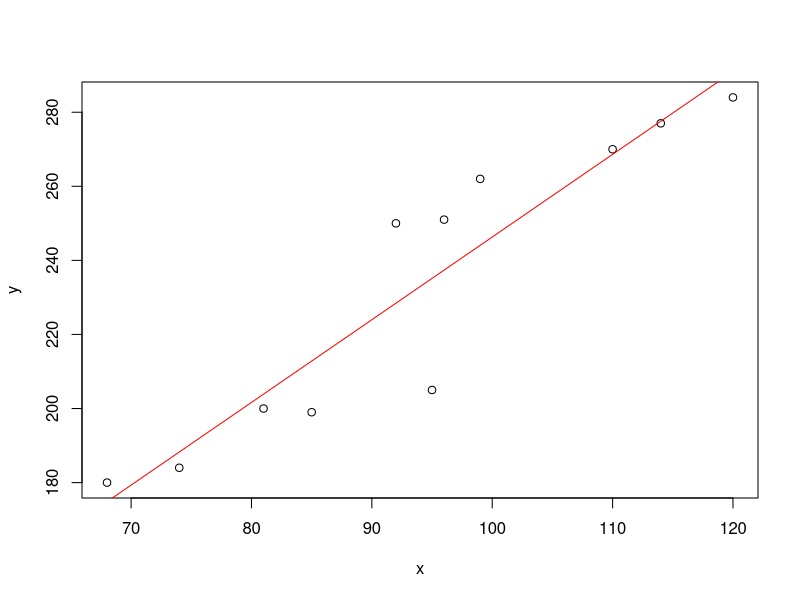
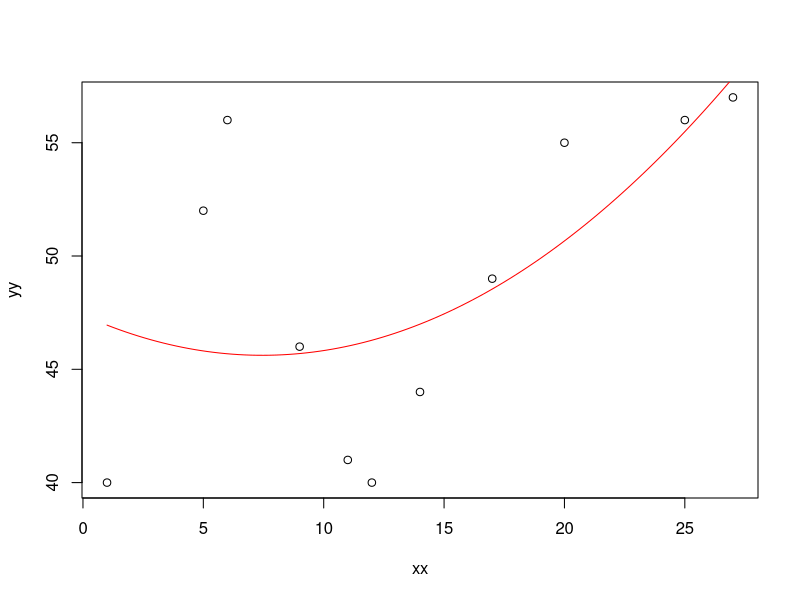
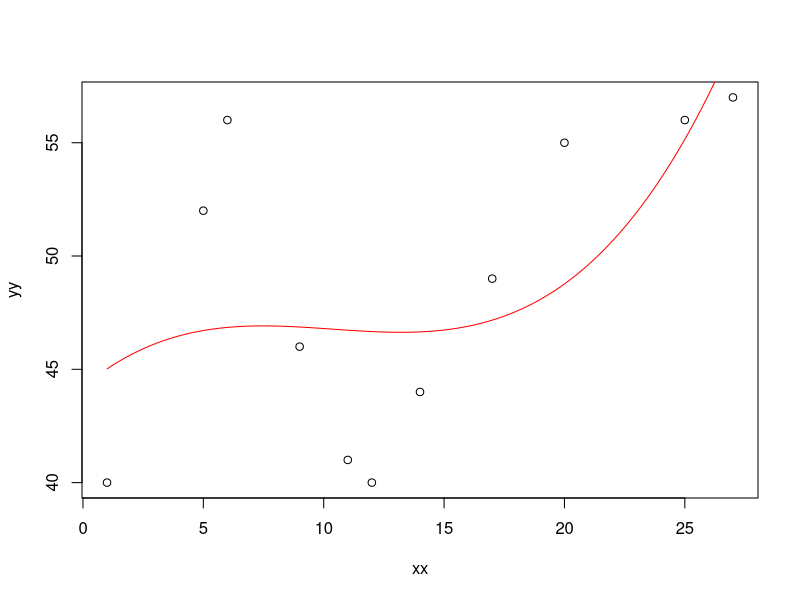
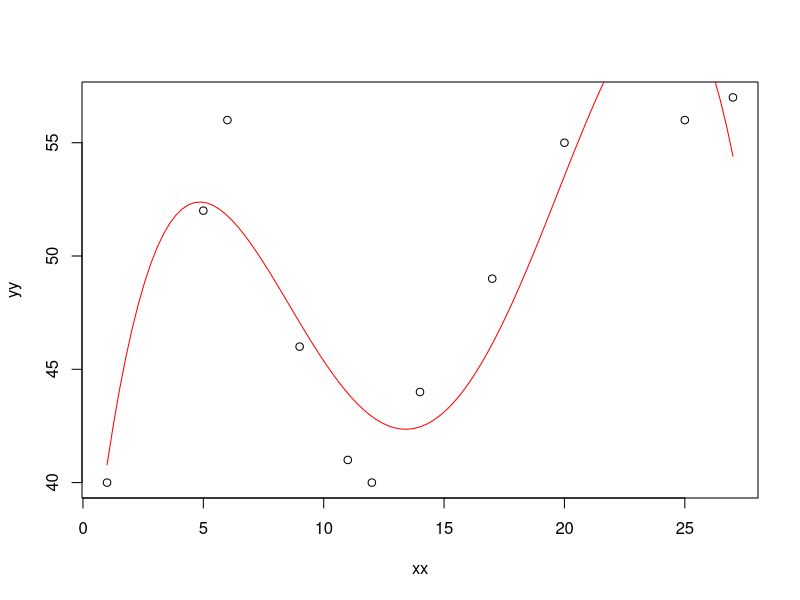

Here is the R script that generated these plots, in order:
#156035
#Kuba Czech

setwd("C:/Users/Kuba/Desktop/Studia/Semestr 3/Statystyka/Laboratories")
data = read.csv("dataTest2.csv", sep = ";", dec = ",")

#TASK 1:
pop = na.omit(data$lenght)
pop
n = length(pop)
n
alpha = 0.05

#H0: mu >= mu0
#HA: mu < mu0
#mu0 = 4

Xbar = mean(pop)
mu0 = 4
S = sd(pop)

z = (Xbar - mu0)/(S/sqrt(n))
z

q = qnorm(1 - alpha)
q

#Critical region R: (-Inf, -1.645) -> z not in R
#There is no reason to reject H0
#So we can't confirm clients suspicions

#TASK 2:
#we can use formulas because 105 > 100
#H0: p <= p0
#HA: p > p0
bigT = 51
n = 105
p0 = 0.5
alpha = 0.1

p_hat = bigT/n

z = sqrt(n)*(p_hat - p0)/sqrt(p0*(1-p0))
z

q = qnorm(1-alpha)
q

#Critical region R: (1.282, Inf) -> z not in R
#There is no reason to reject H0
#We can't confirm suspicions

res1 = binom.test(bigT, n, p = p0, alternative = "greater")
res1$p.value

res2 = prop.test(bigT, n, p = p0, alternative = "greater")
res2$p.value

#In both cases p-value > alpha -> no reason to reject H0
#We can't confirm suspicions

#TASK 3:
before = na.omit(data$before)
after = na.omit(data$after)

diff = before - after
diff
alpha = 0.05

#a)
Xbar = mean(diff)
Xbar
S = sd(diff)
S
#We are testing hypothesis:
#H0: mu = 0
#H1: mu != 0
mu0 = 0
t = (Xbar - mu0)/(S/sqrt(length(diff)))
t #4.453

q = qt(1-alpha/2, length(diff) - 1)
q #2.20

#Critical region R: (-Inf, -2.20) U (2.20, Inf) -> t in R
#We reject H0
#We can confirm doctor's suspicions

#b)
res = t.test(diff, mu = 0, alternative = "two.sided", conf.level = 0.95)$conf.int
res
#confidence interval: (2.149, 6.351)
#We know with 95% significance level that mean difference of chemical parameter before and after taking medicine is in this interval
#Since interval is positive, difference is positive and we see that we can confirm doctor's suspicions 

#TASK 4:
pop1 = na.omit(data$bus)
pop2 = na.omit(data$tram)

alpha = 0.1

n1 = length(pop1)
n2 = length(pop2)

#STEP 1: testing variances
#H0: var1 == var2
#HA: var1 != var2
s1 = sd(pop1)
s2 = sd(pop2)

FF = s1^2 / s2^2
FF #3.25
q1 = qf(alpha/2, n1 - 1, n2 - 1)
q2 = qf(1 - alpha/2, n1 - 1, n2 - 1)
q1 #0.35
q2 #2.943

#Crititcal region (0, 0.35) U (2.943, Inf)
#we reject H0
#varainces are not equal!!!

#STEP 2: checking means
#H0: mu1 - mu2 <= 0
#HA: mu1 - mu2 > 0
res = t.test(pop1, pop2, var.equal = FALSE, mu = 0, alternative = "greater")
res$p.value
#We reject H0
#p-val < alpha
#we can confirm resident's suspicions

#TASK 5:
length(na.omit(data$wheat1))
length(na.omit(data$wheat2))
length(na.omit(data$wheat3))
length(na.omit(data$wheat4))
length(na.omit(data$wheat5))
#all populations have equal sizes - important

alpha = 0.05

#STEP 1: verify homogenity (or how is this called)
#H0: variances are equal
#HA: variances are not equal
results = c(na.omit(data$wheat1), na.omit(data$wheat2), na.omit(data$wheat3), na.omit(data$wheat4), na.omit(data$wheat5))

n = length(na.omit(data$wheat1))
n
N = 5*n #number of all, each column has 11 values, there are 5 columns
someNames = c("wheat1", "wheat2", "wheat3", "wheat4", "wheat5")
treatments = rep(someNames, each = 11)
treatments

res = bartlett.test(results ~ treatments)
res
#alpha < p-value -> no reason to reject H0
#we can perform ANOVA

#STEP 2: check everything else
#H0: there is no significant influence
#HA: there is significant difference of means
res1 = anova(lm(results~treatments))
res1$`Pr(>F)`[1]
#alpha > p-value -> we reject H0
#Thus there is significant difference

TukeyHSD(aov(results~treatments), ordered = T)
#First group: (W2, W4), W1 -> wheat 1
#Second group: (W1, W3, W5)

#TASK 6:
x = na.omit(data$weight)
y = na.omit(data$cholesterol)

#a)
cov(x, y)

#b)
cor(x, y) #Very strong correlation

#c)
plot(x, y)

#d)
line = lm(y~x)
abline(line, col = "red")
line #y_hat = 23.05 + 2.233x

#e)
round(predict(line, data.frame(x = 90))) #it will be 224

#f)
round(predict(line, data.frame(x = 105))) #it will be 257

#g)
summary(line)
#p.value = 0
#alpha > p.value
#Interpretation: approximation by this model is good

#TASK 7:
xx = na.omit(data$time)
yy = na.omit(data$temperature)

rm(x)

#a)
plot(xx, yy)
#order 2
model2 = lm(yy~xx+I(xx^2))
summary(model2)
coefs2 = model2$coefficients
curve(coefs2[1] + coefs2[2]*x + coefs2[3]*x^2, add = T, col = "red")

plot(xx, yy)
#order 3
model3 = lm(yy~xx+I(xx^2)+I(xx^3))
summary(model3)
coefs3 = model3$coefficients
curve(coefs3[1] + coefs3[2]*x + coefs3[3]*x^2 + coefs3[4]*x^3, add = T, col = "red")

plot(xx, yy)
#order 4
model4 = lm(yy~xx+I(xx^2)+I(xx^3)+I(xx^4))
summary(model4)
coefs4 = model4$coefficients
curve(coefs4[1] + coefs4[2]*x + coefs4[3]*x^2 + coefs4[4]*x^3 + coefs4[5]*x^4, add = T, col = "red")

#b)
summary(model2) #38.5%
summary(model3) #41.9%
summary(model4) #83.3%

#c)
summary(model4)
#p.value = 0.016
#p.value < alpha
#model is good

#d)
round(predict(model4, data.frame(xx = 328/60))) #52 5h 28 min == 328/60 h
